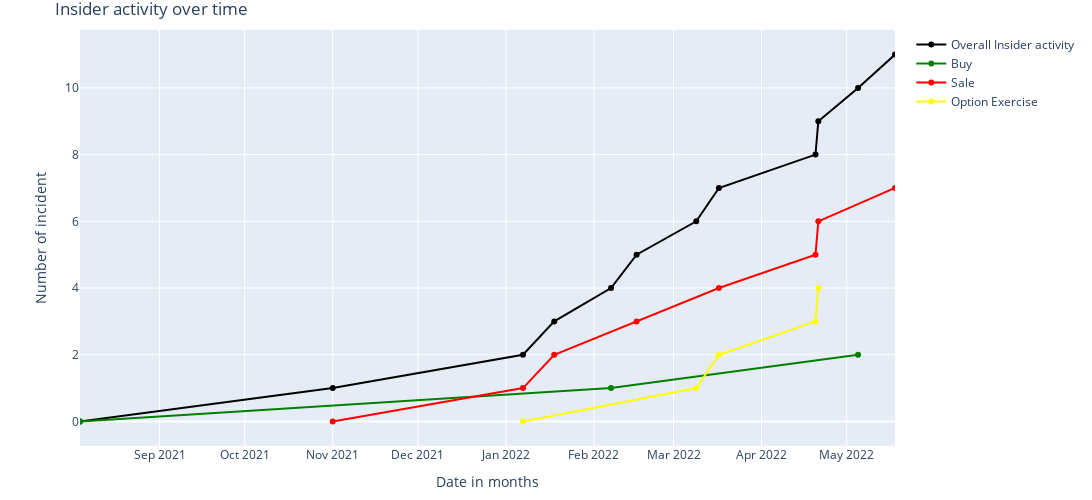

Notebook code for this chart:
### Markdown cell above
Let's visualize the insider activity over the whole time period by categorizing it into - Buy, Sale and Option Exercise.

### Code cell
insider_eda.plotly_insider_activity(start_date='2021-08-04',end_date='2022-05-18')

### Figure 1 — Plotly figure (JSON) as saved in the notebook; plotly's stock layout.template omitted (floating-point values rounded to 4 significant figures)
{"data": [{"line": {"color": "#000000"}, "name": "Overall Insider activity", "type": "scatter", "x": ["2021-08-04T00:00:00", "2021-11-01T00:00:00", "2022-01-07T00:00:00", "2022-01-18T00:00:00", "2022-02-07T00:00:00", "2022-02-16T00:00:00", "2022-03-09T00:00:00", "2022-03-17T00:00:00", "2022-04-20T00:00:00", "2022-04-21T00:00:00", "2022-05-05T00:00:00", "2022-05-18T00:00:00"], "y": [0, 1, 2, 3, 4, 5, 6, 7, 8, 9, 10, 11, 12, 13, 14, 15, 16, 17, 18]}, {"line": {"color": "#008000"}, "name": "Buy", "type": "scatter", "x": ["2021-08-04T00:00:00", "2022-02-07T00:00:00", "2022-05-05T00:00:00"], "y": [0, 1, 2, 3, 4, 5, 6, 7, 8, 9, 10, 11, 12, 13, 14, 15, 16, 17, 18]}, {"line": {"color": "#FF0000"}, "name": "Sale", "type": "scatter", "x": ["2021-11-01T00:00:00", "2022-01-07T00:00:00", "2022-01-18T00:00:00", "2022-02-16T00:00:00", "2022-03-17T00:00:00", "2022-04-20T00:00:00", "2022-04-21T00:00:00", "2022-05-18T00:00:00"], "y": [0, 1, 2, 3, 4, 5, 6, 7, 8, 9, 10, 11, 12, 13, 14, 15, 16, 17, 18]}, {"line": {"color": "#FFFF00"}, "name": "Option Exercise", "type": "scatter", "x": ["2022-01-07T00:00:00", "2022-03-09T00:00:00", "2022-03-17T00:00:00", "2022-04-20T00:00:00", "2022-04-21T00:00:00"], "y": [0, 1, 2, 3, 4, 5, 6, 7, 8, 9, 10, 11, 12, 13, 14, 15, 16, 17, 18]}], "layout": {"autosize": false, "height": 500, "hovermode": "x unified", "margin": {"b": 50, "l": 80, "r": 30, "t": 30}, "title": {"text": "Insider activity over time"}, "width": 1400, "xaxis": {"range": ["2021-08-04", "2022-05-18"], "title": {"text": "Date in months"}}, "yaxis": {"title": {"text": "Number of incident"}}}}
